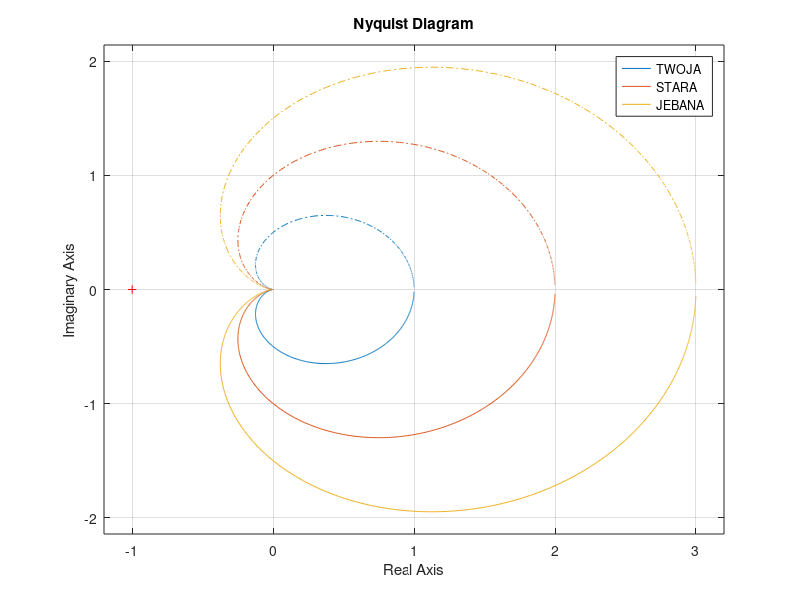

The MATLAB script that drew this image:

num = [1]
den = [1 2 1]

nyquist(tf(num, den), 2*tf(num, den), 3*tf(num, den))
legend("TWOJA", "STARA", "JEBANA")
%saveas(gcf, plot_name)
%dlmwrite('./stabs.txt',isstable(tf(num, den)),'delimiter',',','-append')